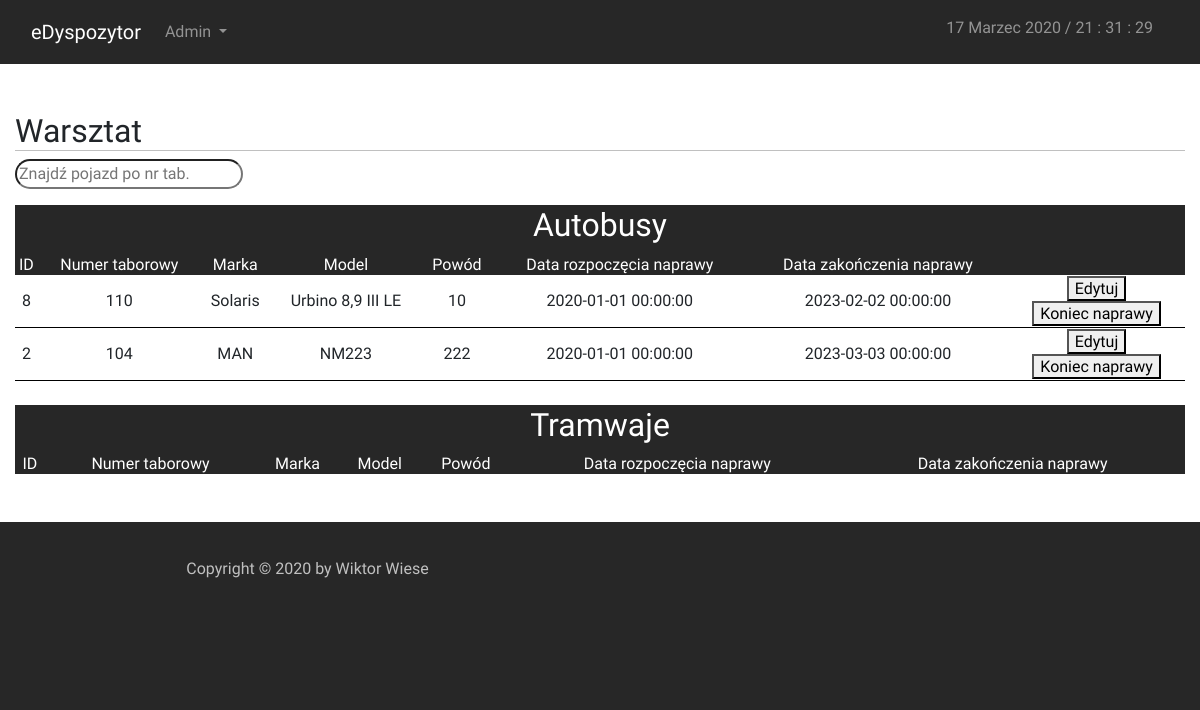
The app's page /index_user.php?page=workshop (signed in), older data.
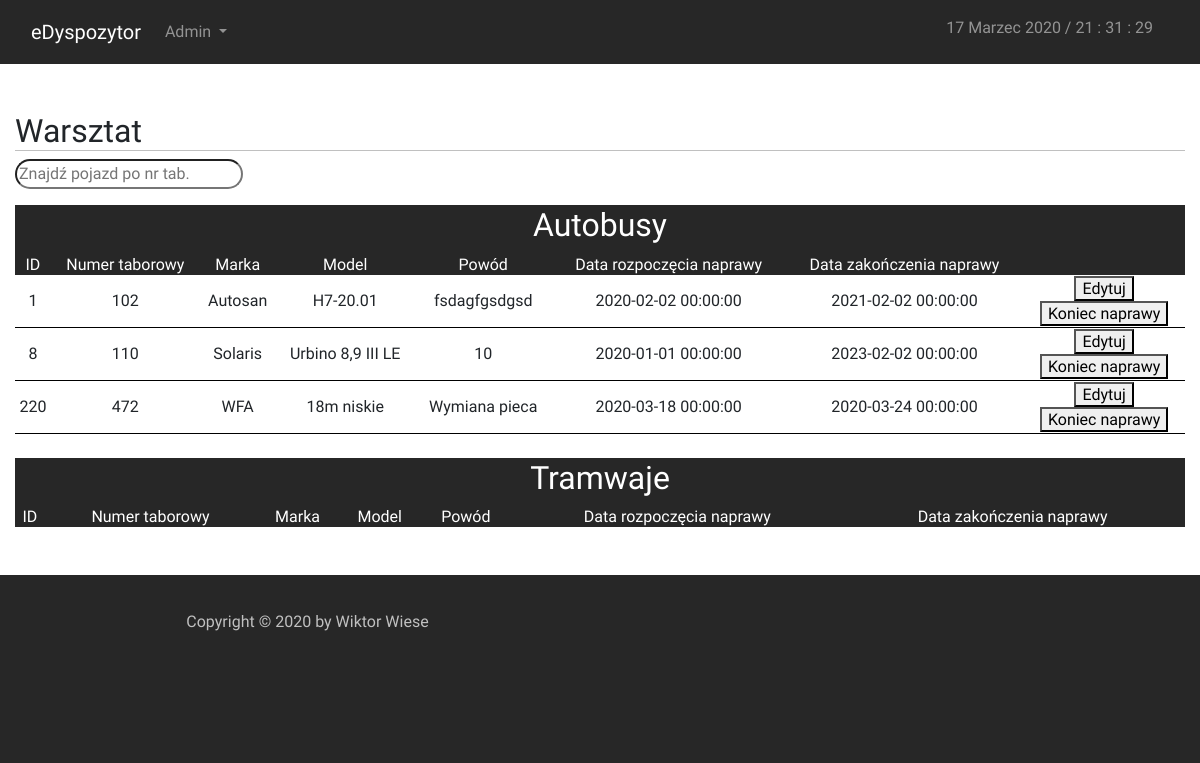
The same page, newer data.
### tables this page shows
CREATE TABLE `vehicles` (
  `id` int(11) NOT NULL,
  `typ_pojazdu` enum('Tram','Bus','Trol') DEFAULT NULL,
  `miasto` int(11) NOT NULL,
  `marka` text,
  `model` text,
  `uklad_drzwi` text,
  `rocznik` text,
  `rok_wprowadzenia` text,
  `klimatyzacja` enum('TAK','NIE') DEFAULT NULL,
  `biletomat` enum('TAK','NIE') DEFAULT NULL,
  `niska_podloga` enum('TAK','NIE') NOT NULL,
  `numer_tab` int(11) DEFAULT NULL,
  `tablice_rej` text,
  `typ_taboru` enum('MIDI','MAXI','MEGA','Wagon','Skład') DEFAULT NULL,
  `uwagi` longtext,
  `id_workshop` int(11) DEFAULT '0',
  `id_timetable` int(11) DEFAULT '0'
);

CREATE TABLE `workshop` (
  `id` int(11) NOT NULL,
  `id_pojazdu` int(11) NOT NULL,
  `powod` longtext,
  `data_roz` datetime DEFAULT NULL,
  `data_zak` datetime DEFAULT NULL,
  `miasto` int(11) NOT NULL
);

### index_user.php (called while the page is built)
<?php
    include("./layout/header.php");
    $toInclude = isset($_GET['page']) ? $_GET['page']:"main";
    include("./pages/user/$toInclude.php");
    include("./layout/footer.php");
?>

### pages/user/workshop.php (the view, shortened to what this page needs)
<main>
    <?php
        require_once("scripts/php/db_connect.php");
		$connect = new mysqli($host, $db_user, $db_password, $db_name);
		        $miasto = $_SESSION['access'];
    ?>
    <div class="container-fluid"><br/><br/>
        <H2 class="headline">Warsztat</H2>
        <div class="messages__bar__left">
            <form id="form">
                <input type="text" id="search" name="search" placeholder="Znajdź pojazd po nr tab."/>
            </form>
        </div>
        <div id="result" class="result table-responsive">
            <?php
			if($_SESSION['access'] == 1)
			{
				$result_Bus="SELECT * FROM `workshop` inner join `vehicles` on `workshop`.`id_pojazdu`=`vehicles`.`id` where typ_pojazdu='Bus' ORDER BY `workshop`.`id`";
				$result_Tram="SELECT * FROM `workshop` inner join `vehicles` on `workshop`.`id_pojazdu`=`vehicles`.`id` where typ_pojazdu='Tram' ORDER BY `workshop`.`id`";
				$result_T="SELECT * FROM `workshop` inner join `vehicles` on `workshop`.`id_pojazdu`=`vehicles`.`id` where typ_pojazdu='trolejbus' ORDER BY `workshop`.`id`";
			}
			if ($result = @$connect->query($result_Bus))
				{
					echo "<table>
					<tr class='main'>
						<td colspan='11'><H2>Autobusy</H2></td>
					</tr>
					<tr class='main'>
						<td>ID</td>
						<td>Numer taborowy</td>
						<td>Marka</td>
						<td>Model</td>
						<td>Powód</td>
						<td>Data rozpoczęcia naprawy</td>
						<td>Data zakończenia naprawy</td>
						<td></td>
					</tr>";
					$users = $result->num_rows;
					if($users>0)
					{
						while($row = $result->fetch_array())
						{
						  echo "<tr style='border-bottom:1pt solid black'>
							<td>".$row['id']."</td>
							<td>".$row['numer_tab']."</td>
							<td>".$row['marka']."</td>
							<td>".$row['model']."</td>
							<td>".$row['powod']."</td>
							<td>".$row['data_roz']."</td>
							<td>".$row['data_zak']."</td>
							<td><button data-toggle='modal' data-target='#modal-workshop-edycja' data-workshop-edit='".$row['id']."'>Edytuj</button><br />
							<button data-toggle='modal' data-target='#modal-workshop-delete' data-workshop-delete='".$row['id']."'>Koniec naprawy</button>
							</td>
						  </tr>";
						}
					}
					echo "</table><br/>";
				}
			if($miasto == 4)
			{
				if($result3 = @$connect->query("$result_T"))
			  {
				  echo "<table>
					  <tr class='main'>
						  <td colspan='10'><H2>Trolejbusy</H2></td>
					  </tr>
					  <tr class='main'>
						<td>ID</td>
						<td>Numer taborowy</td>
						<td>Marka</td>
						<td>Model</td>
						<td>Powód</td>
						<td>Data rozpoczęcia naprawy</td>
						<td>Data zakończenia naprawy</td>
						<td></td>
					  </tr>";
				  while($row3 = $result3->fetch_array())
				  {
					  echo "<tr style='border-bottom:1pt solid black'>
							<td>".$row3['id']."</td>
							<td>".$row3['numer_tab']."</td>
							<td>".$row3['marka']."</td>
							<td>".$row3['model']."</td>
							<td>".$row3['powod']."</td>
							<td>".$row3['data_roz']."</td>
							<td>".$row3['data_zak']."</td>
							  <td><button data-toggle='modal' data-target='#modal-workshop-edycja' data-workshop-edit='".$row3['id']."'>Edytuj</button><br />
							  <button data-toggle='modal' data-target='#modal-workshop-delete' data-workshop-delete='".$row3['id']."'>Usuń pojazd</button>
							  </td>
					  </tr>";
				  }
				echo "</table>";
			  }
			}
			else
			{
				if($result2 = @$connect->query("$result_Tram"))
			  {
				  echo "<table>
					  <tr class='main'>
						  <td colspan='10'><H2>Tramwaje</H2></td>
					  </tr>
					  <tr class='main'>
						<td>ID</td>
						<td>Numer taborowy</td>
						<td>Marka</td>
						<td>Model</td>
						<td>Powód</td>
						<td>Data rozpoczęcia naprawy</td>
						<td>Data zakończenia naprawy</td>
						<td></td>
					  </tr>";
				echo "</table>";
			  }
			}
                ?>
        </div>
    <br/><br/></div>
</main>

### layout/header.php (shortened to what this page needs)
<html>
    <head>
        <link rel="stylesheet" type="text/css" href="./styles/style_main.css">
        <link rel="stylesheet" type="text/css" href="./styles/style_pages.css">
        <link rel="stylesheet" type="text/css" href="./styles/bootstrap/bootstrap.min.css">
    </head>
    <body>
        <header>
            <div class="col-sm-12">
                <nav class="navbar navbar-expand navbar-dark">
                    <a class="navbar-brand" href="<?php
                        if($_SESSION['access']=="1")
                        {
                            echo "index_admin.php";
                        }
                        if($_SESSION['access'] == "2")
                        {
                            echo "index_user.php";
                        }
                        if($_SESSION['access'] == "3")
                        {
                            echo "index_user.php";
                        }
                        if($_SESSION['access'] == "4")
                        {
                            echo "index_user.php";
                        }
                        if($_SESSION['access'] == "5")
                        {
                            echo "index_user.php";
                        }
                    ?>">eDyspozytor</a>
                    <div class="collapse navbar-collapse">
                        <ul class="navbar-nav mr-auto">
                            <li class="nav-item dropdown">
                                <a class="nav-link dropdown-toggle" data-toggle="dropdown" role="button" aria-haspopup="true" aria-expanded="false" href="#">
                                <?php
                                    require_once('./scripts/php/header.php');
                                ?>
                                <span class="caret"></span></a>
                            </li>
                        </ul>
                    </div>
                    <span class="navbar text">
					    <label id="label-time"></label>
                    </span>
                </nav>
            </div>
        </header>

### scripts/php/header.php (shortened to what this page needs)
<?php
    if($_SESSION['access'] == '1')
    {
        echo "Admin";
    }
?>

### layout/footer.php
<footer class="footer-distributed">
    <div class="container-fluid">
        <div class="footer__left col-md-6 col-sm-12">
            <p>Copyright &copy <?php
                $year = date("Y");
                if($year == '2020')
                {
                    echo $year;
                } else {
                    echo "2020 - ".$year;
                }
            ?>
            by <a href="http://wiktorwiese.000webhostapp.com/">Wiktor Wiese</a></p>
        </div>
        <div class="footer__right col-md-6 col-sm-12">
        </div>
    </div>
</footer>

### styles/style_main.css (style rules this page uses)
body { font-family: 'Raleway', sans-serif !important; background: #272727 !important; }
header { width: 100%; }
.headline { border-bottom: 1px solid silver; }

### styles/style_pages.css (style rules this page uses)
header, footer { background: #272727; }
main { background: white; }
.text { color: rgba(255,255,255,.5)!important; }
footer { height: 20%; color: silver; }
.footer__left { width: 50%; height: auto; float: left; padding-top: 3%; text-align: center; }
footer .col-sm-12 { height: 25%; }
.footer__left a { text-decoration: none; color: silver; }
.footer__right { width: 50%; height: auto; float: right; text-align: center; padding-top: 2%; font-size: 30px; text-decoration: none; }
table, tr, td { text-align: center; width: inherit; }
table .main { color: white !important; background: #272727 !important; }
input { border-radius: 20px; }
.messages__bar__left { float: left; }
.result { width: 100%; }

Row changes from the older to the newer data that the page shows:
no longer on this page (row edited): vehicles: id "2", numer_tab "104", marka "MAN", model "NM223", workshop.powod "222", workshop.data_roz "2020-01-01 00:00:00", workshop.data_zak "2023-03-03 00:00:00"
now on this page (row edited): vehicles: id "1", numer_tab "102", marka "Autosan", model "H7-20.01", workshop.powod "fsdagfgsdgsd", workshop.data_roz "2020-02-02 00:00:00", workshop.data_zak "2021-02-02 00:00:00"
added vehicles: id "220", numer_tab "472", marka "WFA", model "18m niskie", workshop.powod "Wymiana pieca", workshop.data_roz "2020-03-18 00:00:00", workshop.data_zak "2020-03-24 00:00:00"
